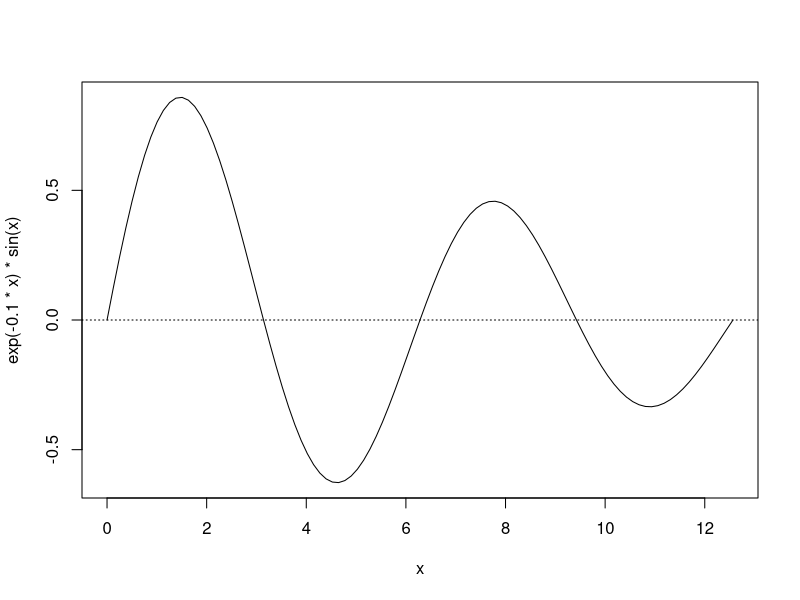
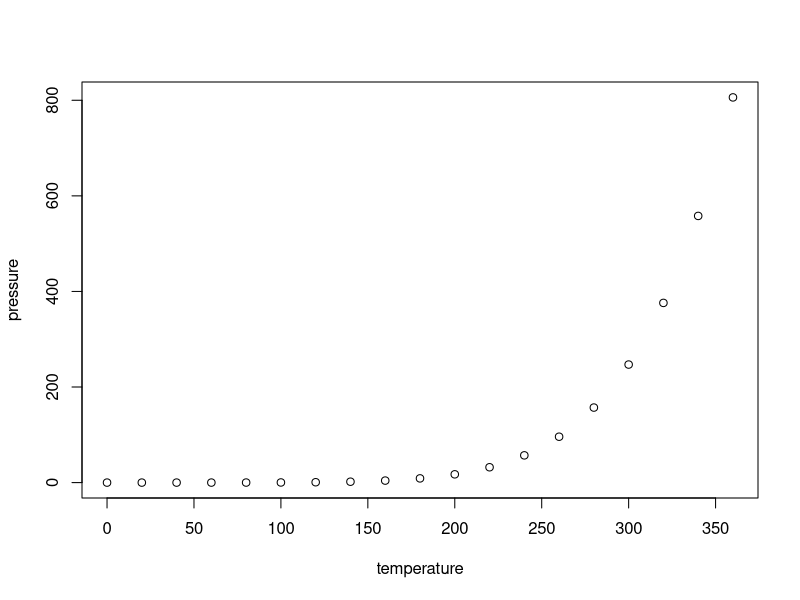

R code for these plots, in order: (Note: this script raises an error after producing the figures.)
## ---- chunk 1
knitr::opts_chunk$set(echo = TRUE, prompt=TRUE, comment='')
## ---- chunk 2
summary(cars)
## ---- chunk 3
s <- 0
for(x in 1:5) {s <- s + x^x; print(s)}
## ---- chunk 4
sin(pi/2)
cos(pi/2)
## ---- chunk 5
curve(exp(-0.1*x)*sin(x), 0, 4*pi)
abline(h=0, lty=3)
## ---- chunk 6
plot(pressure)
## ---- chunk 7
names(knitr::knit_engines$get())

knitr::kable(iris[1:5, ], caption = 'A caption')
## ---- chunk 8
knitr::include_graphics('imgs/factor-graph.png')
